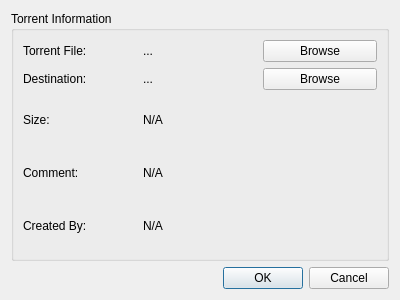
<?xml version="1.0" encoding="UTF-8"?>
<ui version="4.0">
 <class>AddTorrentDialog</class>
 <widget class="QDialog" name="AddTorrentDialog">
  <property name="geometry">
   <rect>
    <x>0</x>
    <y>0</y>
    <width>400</width>
    <height>300</height>
   </rect>
  </property>
  <property name="windowTitle">
   <string>Add Torrent</string>
  </property>
  <layout class="QVBoxLayout" name="verticalLayout_2" stretch="6,1">
   <item>
    <layout class="QGridLayout" name="gridLayout_2">
     <item row="0" column="0">
      <widget class="QGroupBox" name="groupBox">
       <property name="enabled">
        <bool>true</bool>
       </property>
       <property name="title">
        <string>Torrent Information</string>
       </property>
       <layout class="QGridLayout" name="gridLayout_5">
        <item row="4" column="0">
         <widget class="QLabel" name="createdLabel">
          <property name="text">
           <string>Created By:</string>
          </property>
         </widget>
        </item>
        <item row="3" column="0">
         <widget class="QLabel" name="commLabel">
          <property name="text">
           <string>Comment:</string>
          </property>
         </widget>
        </item>
        <item row="1" column="0">
         <widget class="QLabel" name="destLabel">
          <property name="text">
           <string>Destination:</string>
          </property>
         </widget>
        </item>
        <item row="2" column="0">
         <widget class="QLabel" name="sizeLabel">
          <property name="text">
           <string>Size:</string>
          </property>
         </widget>
        </item>
        <item row="0" column="1">
         <widget class="QLabel" name="torrFileValLabel">
          <property name="text">
           <string>...</string>
          </property>
         </widget>
        </item>
        <item row="0" column="0">
         <widget class="QLabel" name="torrFileLabel">
          <property name="text">
           <string>Torrent File:</string>
          </property>
         </widget>
        </item>
        <item row="0" column="2">
         <widget class="QPushButton" name="torrFileBtn">
          <property name="text">
           <string>Browse</string>
          </property>
         </widget>
        </item>
        <item row="1" column="2">
         <widget class="QPushButton" name="destBtn">
          <property name="text">
           <string>Browse</string>
          </property>
         </widget>
        </item>
        <item row="1" column="1">
         <widget class="QLabel" name="destValLabel">
          <property name="text">
           <string>...</string>
          </property>
         </widget>
        </item>
        <item row="2" column="1" colspan="2">
         <widget class="QLabel" name="sizeValLabel">
          <property name="text">
           <string>N/A</string>
          </property>
         </widget>
        </item>
        <item row="4" column="1" colspan="2">
         <widget class="QLabel" name="createdValLabel">
          <property name="text">
           <string>N/A</string>
          </property>
         </widget>
        </item>
        <item row="3" column="1" colspan="2">
         <widget class="QLabel" name="commValLabel">
          <property name="text">
           <string>N/A</string>
          </property>
         </widget>
        </item>
       </layout>
      </widget>
     </item>
    </layout>
   </item>
   <item>
    <layout class="QVBoxLayout" name="verticalLayout">
     <item>
      <widget class="QDialogButtonBox" name="buttonBox">
       <property name="orientation">
        <enum>Qt::Orientation::Horizontal</enum>
       </property>
       <property name="standardButtons">
        <set>QDialogButtonBox::StandardButton::Cancel|QDialogButtonBox::StandardButton::Ok</set>
       </property>
      </widget>
     </item>
    </layout>
   </item>
  </layout>
 </widget>
 <resources/>
 <connections>
  <connection>
   <sender>buttonBox</sender>
   <signal>accepted()</signal>
   <receiver>AddTorrentDialog</receiver>
   <slot>accept()</slot>
   <hints>
    <hint type="sourcelabel">
     <x>248</x>
     <y>254</y>
    </hint>
    <hint type="destinationlabel">
     <x>157</x>
     <y>274</y>
    </hint>
   </hints>
  </connection>
  <connection>
   <sender>buttonBox</sender>
   <signal>rejected()</signal>
   <receiver>AddTorrentDialog</receiver>
   <slot>reject()</slot>
   <hints>
    <hint type="sourcelabel">
     <x>316</x>
     <y>260</y>
    </hint>
    <hint type="destinationlabel">
     <x>286</x>
     <y>274</y>
    </hint>
   </hints>
  </connection>
 </connections>
</ui>
